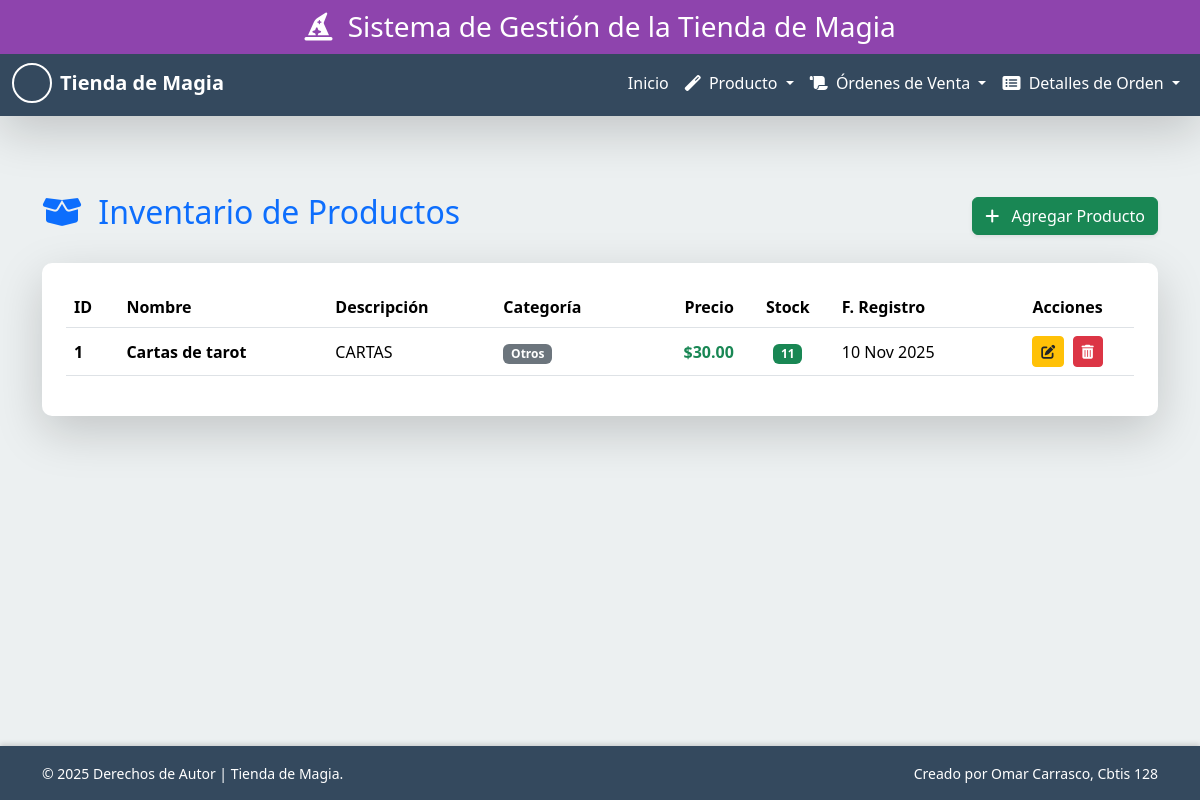
The app's page /productos/, older data.
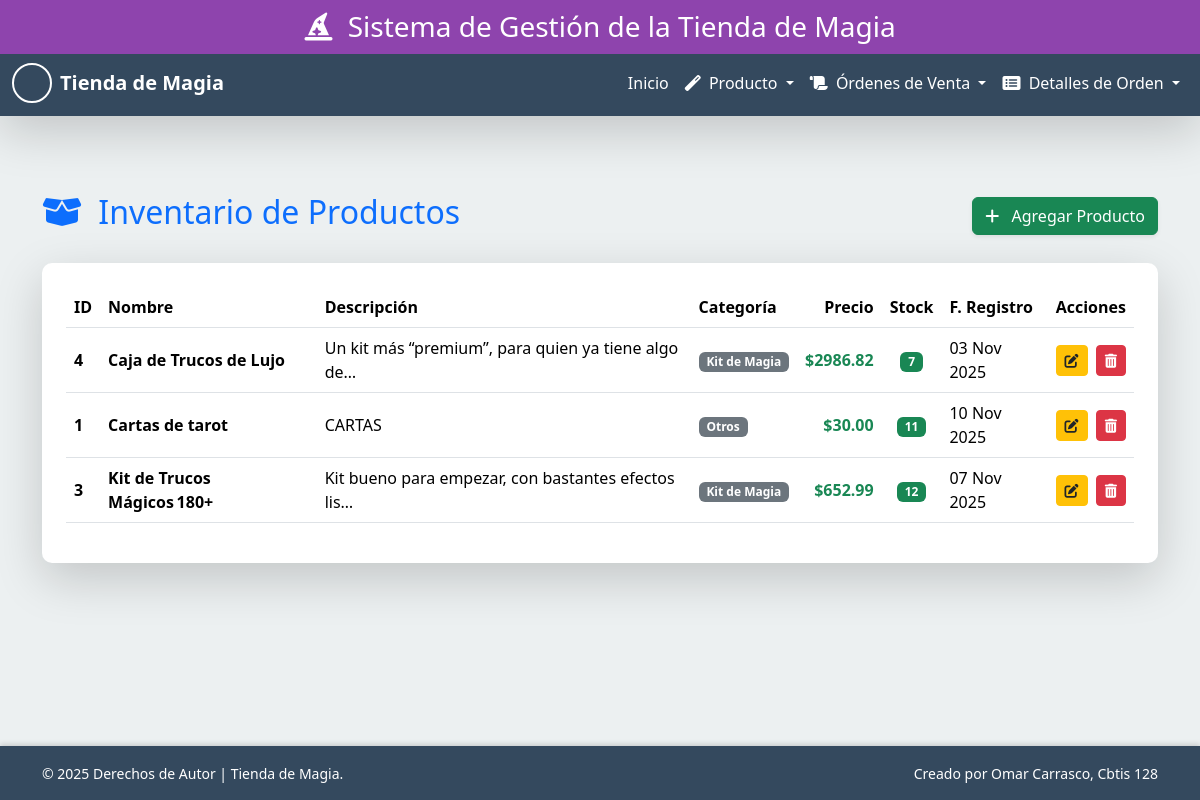
The same page, newer data.
### app_TiendadeMagia/models.py (models this page shows, shortened)
class Producto(models.Model):
    nombre = models.CharField(max_length=100)
    descripcion = models.TextField(blank=True, null=True)
    categoria = models.CharField(max_length=50)
    precio = models.DecimalField(max_digits=10, decimal_places=2)
    proveedor = models.CharField(max_length=100, blank=True, null=True)
    stock = models.IntegerField(default=0)
    fecha_registro = models.DateField(default=date.today)
    class Meta:
        verbose_name = "Producto de Magia"
        verbose_name_plural = "Productos de Magia"
        ordering = ['nombre']

### app_TiendadeMagia/views.py (the view)
# urls.py: path('productos/', views.ver_producto, name='ver_producto'),
def ver_producto(request):
    productos = Producto.objects.all().order_by('nombre')
    return render(request, 'producto/ver_producto.html', {
        'productos': productos,
        'titulo': 'Ver Productos'
    })

### app_TiendadeMagia/templates/producto/ver_producto.html (shortened to what this page needs)
{% extends 'base.html' %}
{% block content %}
<div class="d-flex justify-content-between align-items-center mb-4 pt-5">
    <h2 class="text-primary"><i class="fas fa-box-open me-2"></i> Inventario de Productos</h2>
    <a href="{% url 'agregar_producto' %}" class="btn btn-success shadow-sm">
        <i class="fas fa-plus me-2"></i> Agregar Producto
    </a>
</div>
<div class="card shadow-lg border-0" style="border-radius: 10px;">
    <div class="card-body p-4">
        {% if productos %}
        <div class="table-responsive">
            <table class="table table-hover align-middle">
                <thead>
                    <tr>
                        <th scope="col">ID</th>
                        <th scope="col">Nombre</th>
                        <th scope="col">Descripción</th>
                        <th scope="col">Categoría</th>
                        <th scope="col" class="text-end">Precio</th>
                        <th scope="col" class="text-center">Stock</th>
                        <th scope="col">F. Registro</th>
                        <th scope="col" class="text-center">Acciones</th>
                    </tr>
                </thead>
                <tbody>
                    {% for producto in productos %}
                    <tr>
                        <th scope="row">{{ producto.pk }}</th>
                        <td><strong>{{ producto.nombre }}</strong></td>
                        <td>{{ producto.descripcion|truncatechars:50|default:"S/D" }}</td>
                        <td><span class="badge bg-secondary">{{ producto.categoria|default:"N/A" }}</span></td>
                        <td class="text-end"><strong class="text-success">${{ producto.precio|floatformat:2|default:"0.00" }}</strong></td>
                        <td class="text-center">
                            <span class="badge {% if producto.stock <= 5 %}bg-danger{% else %}bg-success{% endif %}">
                                {{ producto.stock }}
                            </span>
                        </td>
                        <td>{{ producto.fecha_registro|date:"d M Y"|default:"N/A" }}</td>
                        <td class="text-center">
                            <a href="{% url 'actualizar_producto' producto.pk %}" class="btn btn-sm btn-warning text-dark me-1" title="Editar">
                                <i class="fas fa-edit"></i>
                            </a>
                            <a href="{% url 'borrar_producto' producto.pk %}" class="btn btn-sm btn-danger" title="Borrar">
                                <i class="fas fa-trash-alt"></i>
                            </a>
                        </td>
                    </tr>
                    {% endfor %}
                </tbody>
            </table>
            </div>
        {% else %}
        <div class="alert alert-info mb-0">No hay productos de magia registrados.</div>
        {% endif %}
    </div>
</div>
{% endblock %}

Row changes from the older to the newer data that the page shows:
added Producto: pk "4", nombre "Caja de Trucos de Lujo", descripcion "Un kit más “premium”, para quien ya tiene algo de…", categoria "Kit de Magia", precio "2986.82", stock "7", fecha_registro "03 Nov 2025"
added Producto: pk "3", nombre "Kit de Trucos Mágicos 180+", descripcion "Kit bueno para empezar, con bastantes efectos lis…", categoria "Kit de Magia", precio "652.99", stock "12", fecha_registro "07 Nov 2025"
